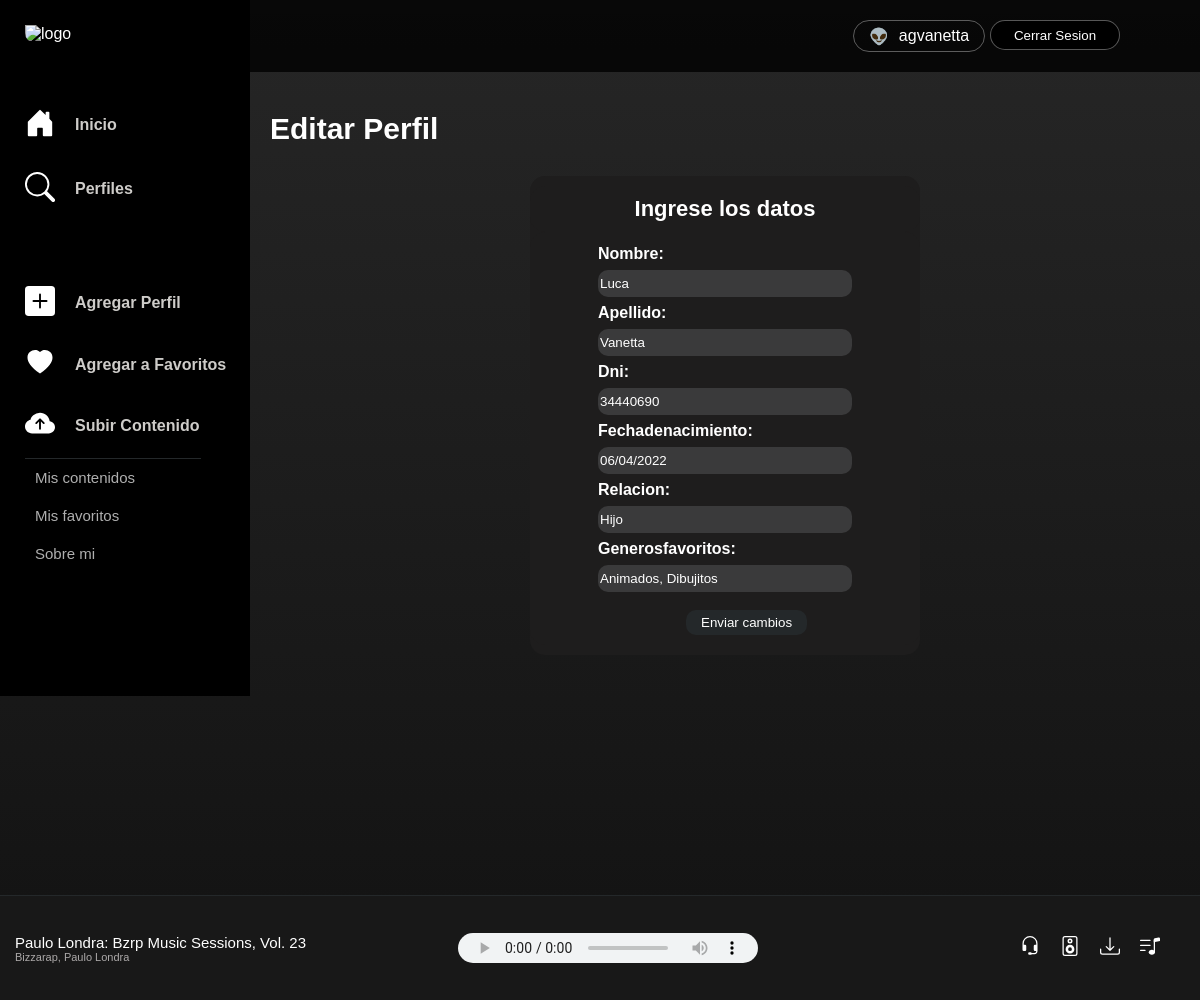
/AppSpotify/editarPerfil/34440690 (signed in), run on the app's committed database.
### AppSpotify/models.py (models this page shows, shortened)
class Perfil(models.Model):
    nombre = models.CharField(max_length=40)
    apellido = models.CharField(max_length=40)
    dni= models.IntegerField()
    fechaDeNacimiento = models.DateField()
    relacion = models.CharField(max_length=40)
    generosFavoritos = models.CharField(max_length=100)

### AppSpotify/views.py (the view)
# urls.py: path('editarPerfil/<dni>', views.editarPerfil, name="EditarPerfil"),
@login_required
def editarPerfil(request, dni):
    dni = dni
    perfil= Perfil.objects.get(dni__iexact=dni)
    if request.method == "POST":
        miFormulario = PerfilFormulario(request.POST) # llega la data
        if miFormulario.is_valid():
            informacion = miFormulario.cleaned_data
            perfil.nombre=informacion['nombre']
            perfil.apellido=informacion["apellido"]
            perfil.dni=informacion["dni"]
            perfil.fechaDeNacimiento=informacion["fechaDeNacimiento"]
            perfil.relacion=informacion["relacion"]
            perfil.generosFavoritos=informacion["generosFavoritos"]
            perfil.save()
            return render(request, "AppSpotify/perfil/biblioteca.html")
    else:
        miFormulario=PerfilFormulario(initial={"nombre":perfil.nombre,"apellido":perfil.apellido,
        "dni":perfil.dni,"fechaDeNacimiento":perfil.fechaDeNacimiento,"relacion":perfil.relacion,
        "generosFavoritos":perfil.generosFavoritos})
    return render(request, "AppSpotify/perfil/editarPerfil.html", {"miFormulario":miFormulario, "perfil":perfil})

### AppSpotify/forms.py
class PerfilFormulario(forms.Form):
    nombre = forms.CharField()
    apellido = forms.CharField()
    dni= forms.IntegerField()
    fechaDeNacimiento = forms.DateField()
    relacion = forms.CharField()
    generosFavoritos = forms.CharField()

### AppSpotify/templates/AppSpotify/perfil/editarPerfil.html
{% extends "AppSpotify/padre.html" %}
{% load static %}
{% block contenidoDinamico %}
<div class="body__container">
    <div class="body__user">
        <div class="body__user__container">
            <span>👽</span><div>{{user}}</div>
        </div>
            <button  class="body__user__container" style="margin-left: 5px ; background-color: black; cursor: pointer;">
              <a style=" text-decoration: none; background-color: black; " href="/AppSpotify/logout"> Cerrar Sesion </a>
            </button>
    </div>
    <div class="title">Editar Perfil </div>
    <div class="perfil__container">
        <div class="perfil__container__form">
            <div class="formulario__text">Ingrese los datos</div>
            <div class="form"  >
                <form action="" method="POST" id="form"> {%csrf_token%}
                    <table>
                        {{miFormulario.as_table}}
                    </table>
                    <input style="margin-top: 10px;" class="button__enviar" type="submit" value="Enviar cambios">
                </form>
            </div>
        </div>
    </div>
</div>
{% endblock %}

### AppSpotify/static/AppSpotify/css/styles.css (style rules this page uses)
* { margin: 0; color: white; font-family: Google Sans,arial,sans-serif-medium,sans-serif; }
body { height: 100vh; background-image: linear-gradient(rgba(0,0,0,.85) 0,#121212 100%); margin-bottom: 25vh; }
.body__container { float: right; display: flex; flex-direction: column; width: calc(100% - 250px); font-family: 'Lato', sans-serif; padding-bottom: 150px; }
.body__user { display: flex; background-color: rgba(0, 0, 0, 0.801); justify-content: flex-end; padding: 20px 80px 20px 0px; }
.body__user__container { display: flex; justify-content: center; align-items: center; border: 1px solid rgba(255, 255, 255, 0.34); border-radius: 20px; width: 130px; height: 30px; }
.body__user__container span { padding-right: 10px; }
.title { padding-left: 20px; font-weight: 700; font-size: 30px; padding-top: 40px; padding-bottom: 20px; }
.perfil__container { padding-top: 10px; display: flex; width: 100%; justify-content: space-evenly }
.perfil__container div { padding: 10px 20px; background-color: rgb(30, 29, 29); border-radius: 15px; display: flex; flex-direction: column; width: 350px; align-items: center; }
.formulario__text { font-size: 22px; font-weight: 700; display: flex; justify-content: center; align-items: center; }
.button__enviar { margin-left: 35%; align-items: center; margin-top: 5px; background-color: #24282a; border: 0; border-radius: 10px; padding: 5px 15px; }
#form table tbody tr { display: flex; flex-direction: column; align-items: flex-start }
#form table tbody tr td input { height: 25px; width: 250px; margin: 5px 0; background-color: #3a3a3b; border-radius: 10px; border: 0; }

### data on the page
Perfil: nombre "Luca", apellido "Vanetta", dni "34440690", fechaDeNacimiento "06/04/2022", relacion "Hijo", generosFavoritos "Animados, Dibujitos"

### other printed values
{{ user }} "agvanetta"
